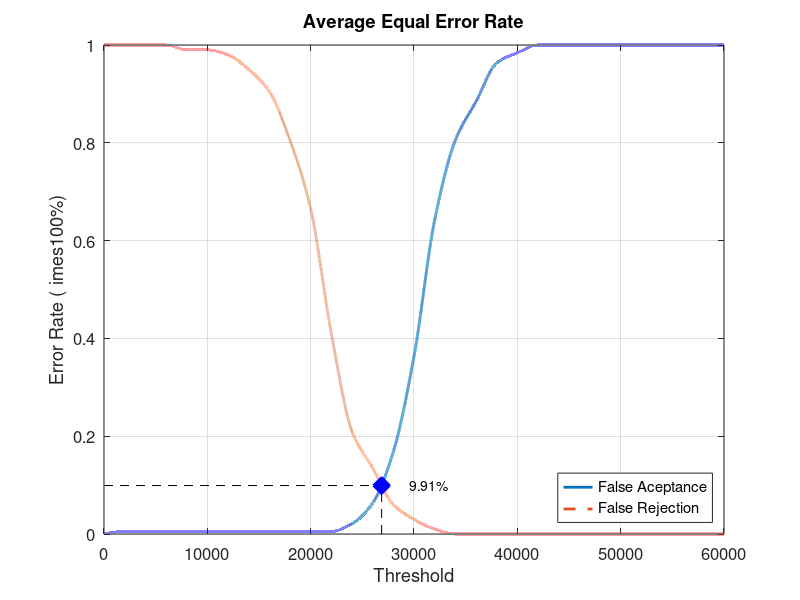
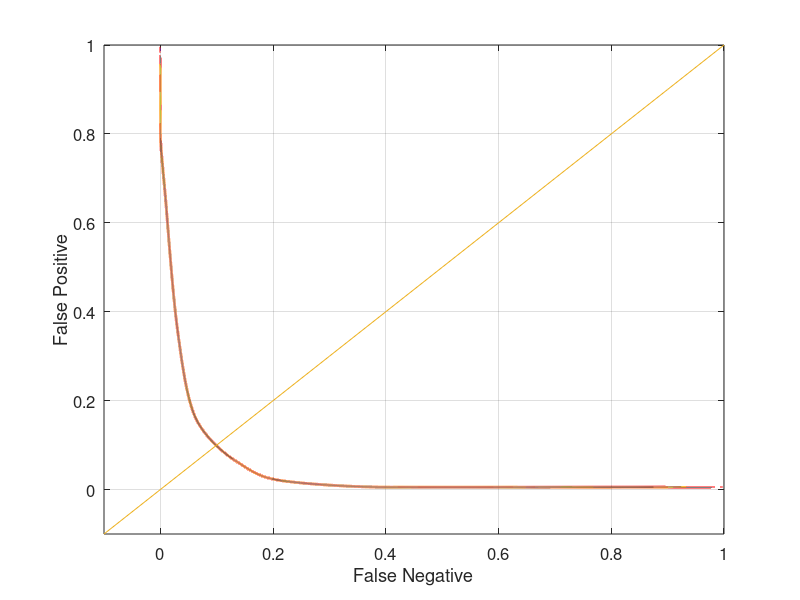

The MATLAB source for these figures, in order:
close all;
clear;
clc;
x = 0:2000:60000;
xq = 0:0.5:60000;

y0 = [0 0.00526316 0.00526316 0.00526316 0.00526316 0.00526316 0.00526316 0.00526316 0.00526316 0.00526316 0.00526316 0.00526316 0.0210526 0.0631579 0.168421 0.363158 0.642105 0.805263 0.884211 0.963158 0.984211 1 1 1 1 1 1 1 1 1 1]
yy0 = interp1(x, y0, xq, 'pchip');
y1 = [1 1 1 1 0.99 0.99 0.98 0.95 0.905 0.805 0.665 0.41 0.21 0.135 0.06 0.03 0.01 0 0 0 0 0 0 0 0 0 0 0 0 0 0]
yy1 = interp1(x, y1, xq, 'pchip');

% Calculating EER: 
y2 = abs(y0 - y1);
find(y2 == min(y2))
yy2 = abs(yy0 - yy1);
xEER = find(yy2 == min(yy2));
xEERIndex = xq(xEER) % X-axis EER
yEER = yy0(xEER) % Y-axis EER

main = figure
plot(xq, yy0,'-','LineWidth', 2);	hold on
plot(xq, yy1,'--','LineWidth', 2);	hold on
plot([xEERIndex xEERIndex], [0 yEER], 'k--');	hold on
plot([0 xEERIndex], [yEER yEER], 'k--');	hold on
plot(xEERIndex, yEER, 'bx', 'LineWidth', 10);	hold on
text(xEERIndex + 10 * xEERIndex / 100, yEER, [num2str(round((10000 * yEER)) / 100) '%'])
legend('False Aceptance', 'False Rejection', 'Location', 'SouthEast')
xlabel('Threshold')
ylabel('Error Rate (	imes100%)')
title('Average Equal Error Rate')
set(gca, 'FontSize', 12)
axis([0 60000 0 1])
grid on

print(main, 'Database5_3Main', '-dpng');
FNRxFPR = figure('Color', [1 1 1]);
plot(yy1, yy0, '-', yy1, yy0, 'LineWidth', 2);
hold on
y = -0.1:0.1:1
plot(y, y); 
set(gca, 'FontSize', 12)
xlabel('False Negative')
ylabel('False Positive')
axis([-0.1 1 -0.1 1])
set(gca, 'FontSize', 12)
grid on

print(FNRxFPR, 'Database5_3FNRxFPR','-dpng');
